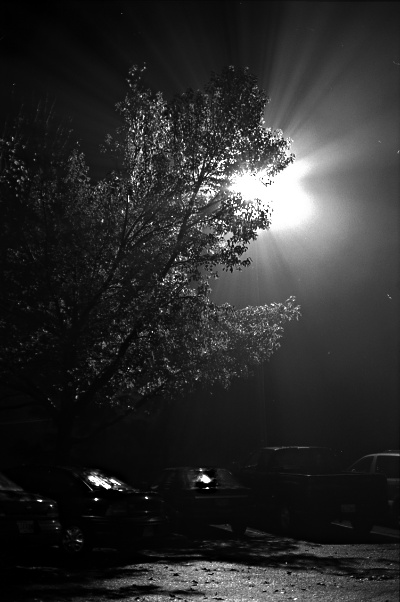
#> input picture OpenCV.Algorithmic.Solution/chapter-04/img2.jpg, 400 x 602 px
$ python histNormalized.py ../img2.jpg
#> lines starting #> are read from the running program, lines starting #| are printed output that depends on the picture
#> further down, image is the input picture: shape (602, 400); min 0, max 255, mean 43.5
# -*- coding: utf-8 -*-
import sys
import numpy as np
import cv2
import matplotlib.pyplot as plt

#直方图正规化
#1、若输入是 8 位图 ，一般设置 O_min = 0，O_max = 255
#2、若输入的是归一化的图像，一般设置 O_min = 0，O_max = 1
def histNormalized(InputImage,O_min = 0,O_max = 255):
    #得到输入图像的最小灰度值
#> called with O_min = 0, O_max = 255
    I_min = np.min(InputImage)
#> I_min = 0
    #得到输入图像的最大灰度值
    I_max = np.max(InputImage)
#> I_max = 255
    #得到输入图像的宽高
    rows,cols = InputImage.shape
#> rows = 602; cols = 400
    #输出图像
    OutputImage = np.zeros(InputImage.shape,np.float32)
    #输出图像的映射
    cofficient = float(O_max - O_min)/float(I_max - I_min)
#> cofficient = 1
    for r in range(rows):
        for c in range(cols):
            OutputImage[r][c] = cofficient*( InputImage[r][c] - I_min) + O_min
    return OutputImage

#主函数
if __name__ =="__main__":
    if len(sys.argv) > 1:
        image = cv2.imread(sys.argv[1],cv2.IMREAD_GRAYSCALE)
    else:
        print("Usge:python histNormalized.py imageFile")
        sys.exit(1)

    #显示原图
    cv2.imshow("image",image)
    #直方图正规化
    histNormResult = histNormalized(image)
    #数据类型转换，灰度级显示
    histNormResult = np.round(histNormResult)
    histNormResult = histNormResult.astype(np.uint8)
    #显示直方图正规化的图片
    cv2.imshow("histNormlized",histNormResult)
    cv2.imwrite("histNormResult.jpg",histNormResult)
    '''
    #如果输入图像是归一化的图像
    image_0_1 = image/255.0
    #直方图正规化
    histNormResult = histNormalized(image_0_1,0,1)
    #保存结果
    histNormResult = 255.0*histNormResult
    histNormResult = np.round(histNormResult)
    histNormResult = histNormResult.astype(np.uint8)
    '''
    #显示直方图正规化后图片的灰度直方图
    #组数
    numberBins = 256
    #计算灰度直方图
    rows,cols = image.shape
#> rows = 602; cols = 400
    histNormResultSeq = histNormResult.reshape([rows*cols,])
    histogram,bins,patch_image= plt.hist(histNormResultSeq,numberBins,facecolor='black',histtype='bar')
#> histogram = 256 values, max 6892 at index 10, min 26 at index 228, mean 940.6; bins = 257 values from 0 to 255; patch_image = 256 items
    #设置坐标轴的标签
    plt.xlabel(u"gray Level")
    plt.ylabel(u"number of pixels")
    #设置坐标轴的范围
    y_maxValue = np.max(histogram)
#> y_maxValue = 6892
    plt.axis([0,255,0,y_maxValue])
    plt.show()
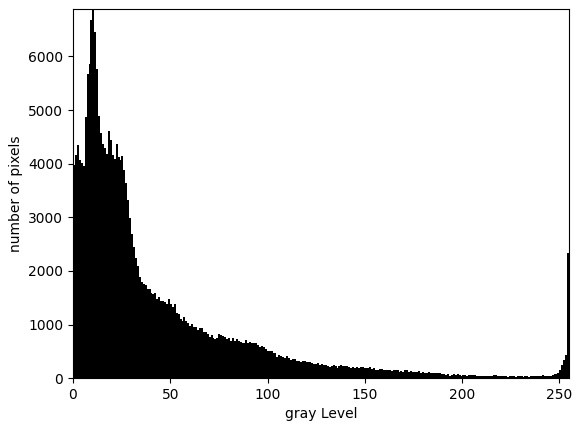
#> figure drawn by matplotlib, 1 panel; tallest bar 6892 high, from x = 9.96 to 10.96
    cv2.waitKey(0)
    cv2.destroyAllWindows()

$ run again, on OpenCV.Algorithmic.Solution/chapter-04/img5.jpg
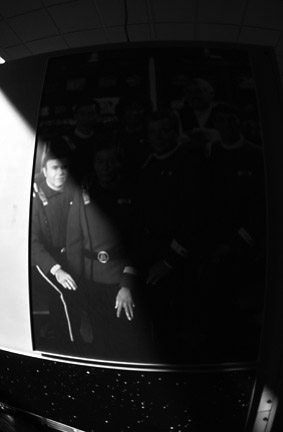
#> input picture OpenCV.Algorithmic.Solution/chapter-04/img5.jpg, 283 x 432 px
#> image is the input picture: shape (432, 283); min 0, max 255, mean 31.5
#> I_min = 0
#> I_max = 255
#> cofficient = 1
#> histogram = 256 values, max 20763 at index 4, min 8 at index 187, mean 477.6; bins = 257 values from 0 to 255; patch_image = 256 items
#> y_maxValue = 20763
#> `plt.show()`:
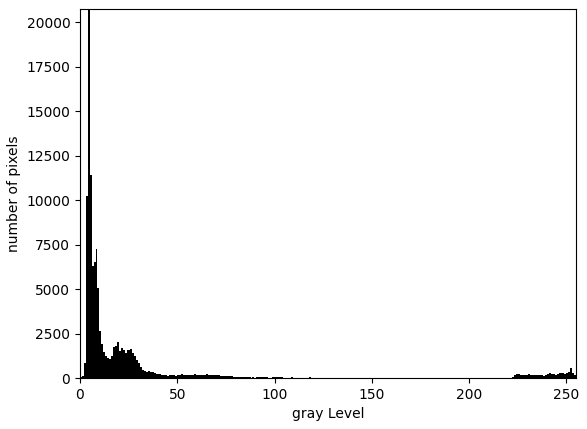
#> figure drawn by matplotlib, 1 panel; tallest bar 20763 high, from x = 3.98 to 4.98

$ run again, on OpenCV.Algorithmic.Solution/chapter-04/img6.jpg
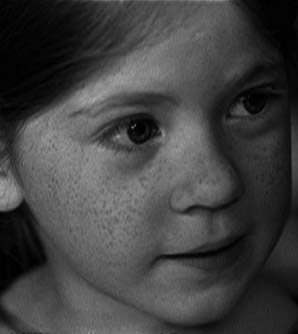
#> input picture OpenCV.Algorithmic.Solution/chapter-04/img6.jpg, 298 x 334 px
#> image is the input picture: shape (334, 298); min 0, max 174, mean 65.5
#> I_min = 0
#> I_max = 174
#> cofficient = 1.47
#> after the loop in histNormalized, `for r in range(rows):`:
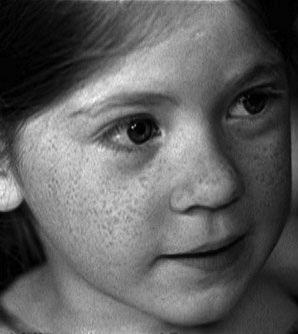
#> OutputImage: shape (334, 298) float32; min 0, max 255, mean 95.9
#> histogram = 256 values, max 1865 at index 4, min 0 at index 2, mean 388.8; bins = 257 values from 0 to 255; patch_image = 256 items
#> y_maxValue = 1865
#> `plt.show()`:
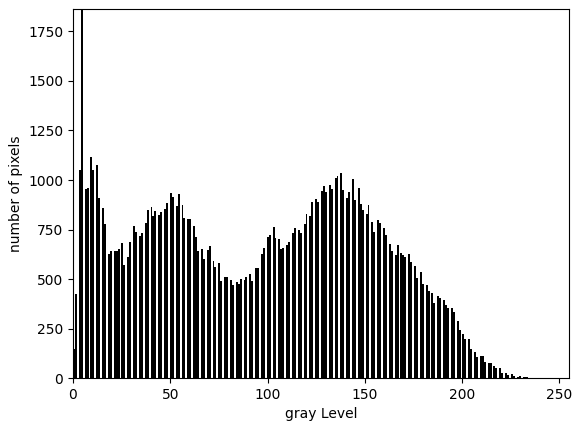
#> figure drawn by matplotlib, 1 panel; tallest bar 1865 high, from x = 3.98 to 4.98

$ run again, on OpenCV.Algorithmic.Solution/chapter-04/img7.jpg
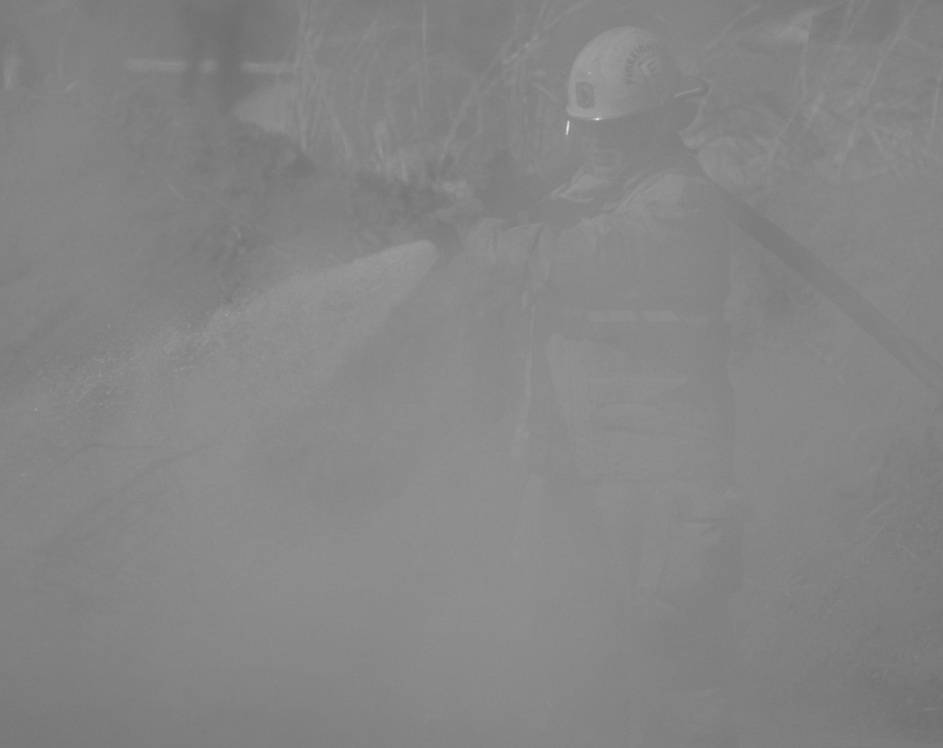
#> input picture OpenCV.Algorithmic.Solution/chapter-04/img7.jpg, 943 x 748 px, shrunk from 1358 x 1077 before the run
#> image is the input picture: shape (748, 943); min 109, max 232, mean 133.3
#> I_min = 109
#> I_max = 232
#> cofficient = 2.07
#> after the loop in histNormalized, `for r in range(rows):`:
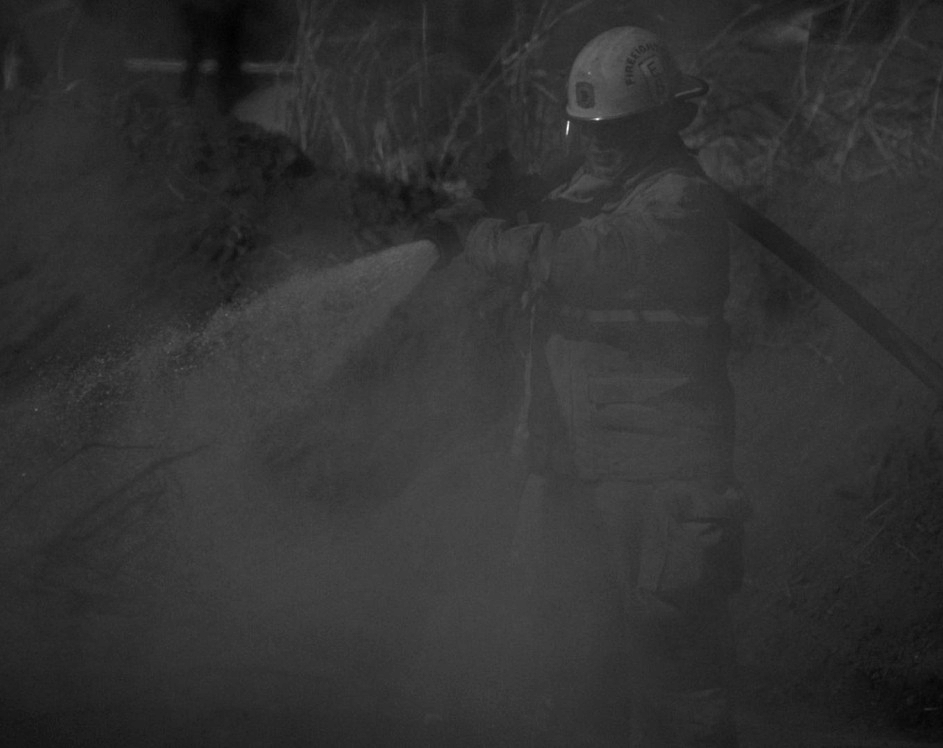
#> OutputImage: shape (748, 943) float32; min 0, max 255, mean 50.4
#> histogram = 256 values, max 47823 at index 48, min 0 at index 1, mean 2755.3; bins = 257 values from 0 to 255; patch_image = 256 items
#> y_maxValue = 47823
#> `plt.show()`:
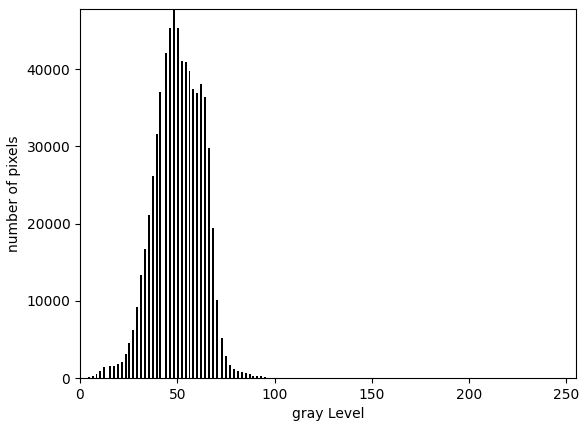
#> figure drawn by matplotlib, 1 panel; tallest bar 47823 high, from x = 47.81 to 48.81
